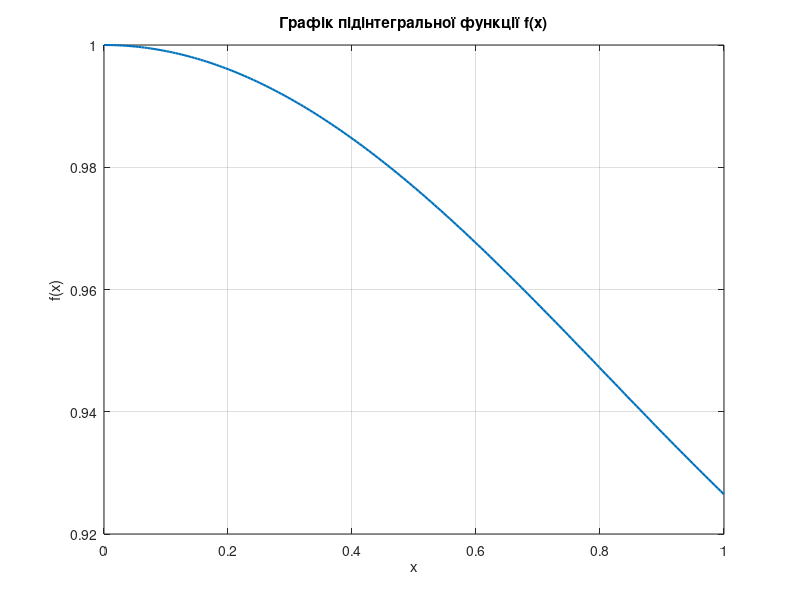

Reproduce this figure in MATLAB.
%% Практична робота №7. Варіант 8
% Тема: Реалізація знаходження наближених значень визначених інтегралів
% Виконавець: Варіант №8
% f(x) = sqrt(1 - 0.2*sin(x)^2), a=0, b=1, N=10

clc; clear; close all;

%% Вхідні дані
f = @(x) sqrt(1 - 0.2*sin(x).^2);
a = 0;
b = 1;
N = 10;
h = (b - a) / N;
x = a:h:b;
y = f(x);

fprintf('Практична робота №7 (варіант 8)\n');
fprintf('f(x) = sqrt(1 - 0.2*sin^2(x)), a = %.1f, b = %.1f, N = %d\n\n', a, b, N);

%% --- Метод лівих прямокутників ---
Fl = h * sum(y(1:end-1));
fprintf('Метод лівих прямокутників: %.6f\n', Fl);

%% --- Метод правих прямокутників ---
Fr = h * sum(y(2:end));
fprintf('Метод правих прямокутників: %.6f\n', Fr);

%% --- Метод середніх прямокутників ---
x_mid = a + h/2 : h : b - h/2;
y_mid = f(x_mid);
Fm = h * sum(y_mid);
fprintf('Метод середніх прямокутників: %.6f\n', Fm);

%% --- Метод трапецій ---
Ft = h * (0.5*y(1) + sum(y(2:end-1)) + 0.5*y(end));
fprintf('Метод трапецій: %.6f\n', Ft);

%% --- Метод Сімпсона ---
% Переконаємося, що N парне (вимога для формули Сімпсона)
if mod(N,2) ~= 0
    warning('Для методу Сімпсона N повинно бути парним. Використовується N+1.');
    N = N + 1;
    h = (b - a)/N;
    x = a:h:b;
    y = f(x);
end

Fs = (h/3) * (y(1) + 4*sum(y(2:2:end-1)) + 2*sum(y(3:2:end-2)) + y(end));
fprintf('Метод Сімпсона: %.6f\n', Fs);

%% --- Порівняння результатів ---
fprintf('\nПорівняння методів:\n');
fprintf('Ліві прямокутники: %.6f\n', Fl);
fprintf('Праві прямокутники: %.6f\n', Fr);
fprintf('Середні прямокутники: %.6f\n', Fm);
fprintf('Трапеції: %.6f\n', Ft);
fprintf('Сімпсона: %.6f\n', Fs);

%% --- Візуалізація ---
xx = linspace(a,b,200);
plot(xx, f(xx),'LineWidth',1.5); hold on; grid on;
title('Графік підінтегральної функції f(x)');
xlabel('x'); ylabel('f(x)');
